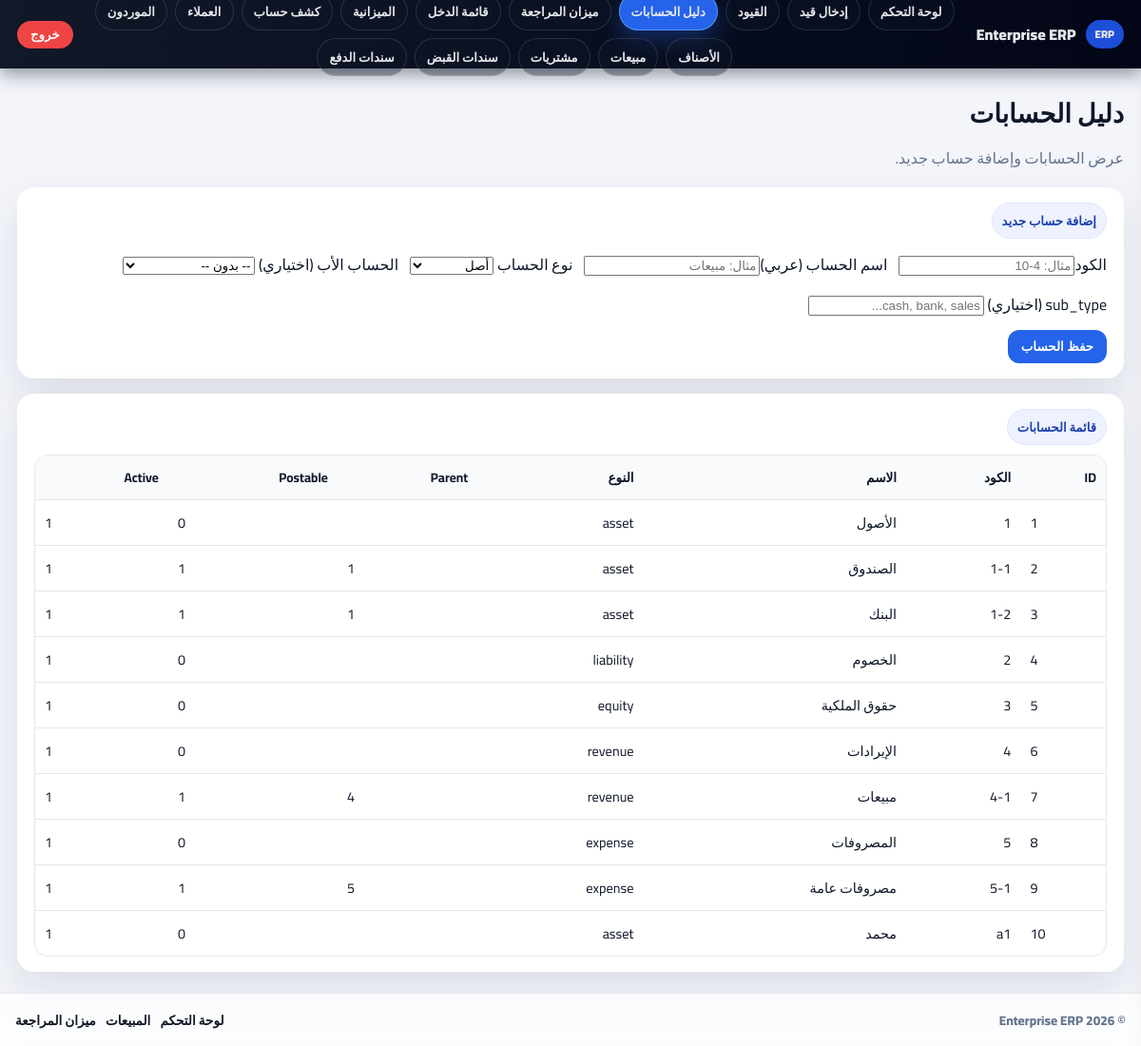
The app's page /20/accounting/acc1/public/accounts, older data.
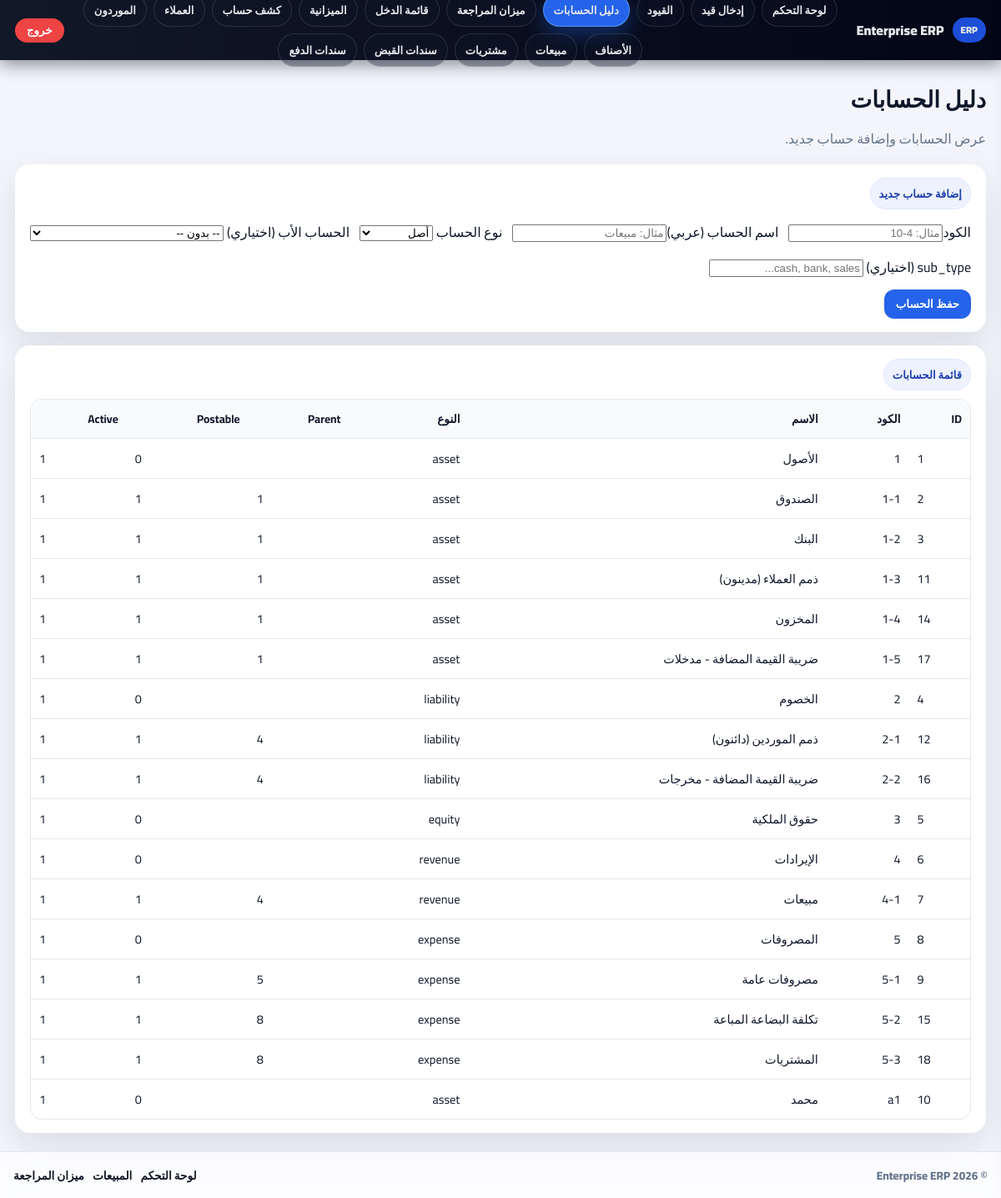
The same page, newer data.
### tables this page shows
CREATE TABLE `chart_of_accounts` (
  `id` int(10) UNSIGNED NOT NULL,
  `code` varchar(50) NOT NULL,
  `name_ar` varchar(255) NOT NULL,
  `name_en` varchar(255) DEFAULT NULL,
  `account_type` enum('asset','liability','equity','revenue','expense','other') NOT NULL,
  `sub_type` varchar(50) DEFAULT NULL,
  `parent_id` int(10) UNSIGNED DEFAULT NULL,
  `is_postable` tinyint(1) NOT NULL DEFAULT 1,
  `opening_debit` decimal(18,4) NOT NULL DEFAULT 0.0000,
  `opening_credit` decimal(18,4) NOT NULL DEFAULT 0.0000,
  `is_active` tinyint(1) NOT NULL DEFAULT 1,
  `notes` text DEFAULT NULL,
  `created_at` timestamp NULL DEFAULT current_timestamp(),
  `updated_at` timestamp NULL DEFAULT current_timestamp() ON UPDATE current_timestamp()
);

### app/Core/Router.php (called while the page is built, shortened)
<?php
class Router
{
    protected array $routes = [];
    public function __construct(array $routes = [])
    {
        $this->routes = $routes;
    }
    public function dispatch(string $method, string $uri): void
    {
        $method = strtoupper($method);
        $uri = rtrim($uri, '/') ?: '/';
        [$controllerClass, $action] = $this->routes[$method][$uri];
        $controller = new $controllerClass();
        call_user_func([$controller, $action]);
    }
}

### public/index.php (called while the page is built, shortened)
<?php
spl_autoload_register(function ($class) {
    $prefix = 'App\\';
    $base_dir = APP_PATH . '/';
    $len = strlen($prefix);
    $relative_class = substr($class, $len);
    $file = $base_dir . str_replace('\\', '/', $relative_class) . '.php';
});
require APP_PATH . '/Core/Router.php';
require APP_PATH . '/Config/Database.php';
$router = new Router($routes);
$requestUri = parse_url($_SERVER['REQUEST_URI'], PHP_URL_PATH);
$basePath = '/20/accounting/acc1/public';
if (strpos($requestUri, $basePath) === 0) {
    $requestUri = substr($requestUri, strlen($basePath));
}
$method = $_SERVER['REQUEST_METHOD'] ?? 'GET';
$router->dispatch($method, $requestUri);

### app/Core/View.php (called while the page is built, shortened)
<?php
class View
{
    public static function e($str): string
    {
        return htmlspecialchars((string)$str, ENT_QUOTES, 'UTF-8');
    }
}

### app/Config/Database.php (called while the page is built, shortened)
<?php
class Database
{
    private static ?PDO $connection = null;
    public static function getConnection(): PDO
    {
        if (self::$connection === null) {
            $host = 'localhost';
            $port = '3306';
            $db   = 'acc1';
            $user = 'acc1';
            $pass = '123@123_*8';
            $charset = 'utf8mb4';
            $dsn = "mysql:host=$host;port=$port;dbname=$db;charset=$charset";
            $options = [
                PDO::ATTR_ERRMODE            => PDO::ERRMODE_EXCEPTION,
                PDO::ATTR_DEFAULT_FETCH_MODE => PDO::FETCH_ASSOC,
                PDO::ATTR_EMULATE_PREPARES   => false,
            ];
            try {
                self::$connection = new PDO($dsn, $user, $pass, $options);
            } catch (PDOException $e) {
                http_response_code(500);
                header('Content-Type: text/plain; charset=utf-8');
                echo "Database connection failed:\n" . $e->getMessage();
                exit;
            }
        }
        return self::$connection;
    }
}

### app/Core/Model.php (called while the page is built, shortened)
<?php
class Model
{
    public function __construct()
    {
        $this->db = Database::getConnection();
    }
}

### app/Models/Account.php (called while the page is built, shortened)
<?php
class Account extends Model
{
    public function getAll(): array
    {
        $stmt = $this->db->query("SELECT * FROM chart_of_accounts ORDER BY code ASC");
        return $stmt->fetchAll();
    }
}

### app/Controllers/WebAccountsController.php (the view, shortened to what this page needs)
<?php
class WebAccountsController
{
    public function index(): void
    {
        $active = 'accounts';
        require APP_PATH . '/Views/layout.php';
        echo "<div><div class='h1'>دليل الحسابات</div><div class='sub'>عرض الحسابات وإضافة حساب جديد.</div></div>";
        try {
            $model = new Account();
            $accounts = $model->getAll();
            echo "<div class='card'>
                    <div class='pill'>إضافة حساب جديد</div>
                    <div class='row' style='margin-top:12px'>
                      <div class='field'><label>الكود</label><input id='code' placeholder='مثال: 4-10'></div>
                      <div class='field'><label>اسم الحساب (عربي)</label><input id='name_ar' placeholder='مثال: مبيعات'></div>
                      <div class='field'>
                        <label>نوع الحساب</label>
                        <select id='account_type'>
                          <option value='asset'>أصل</option>
                          <option value='liability'>التزام</option>
                          <option value='equity'>حقوق ملكية</option>
                          <option value='revenue'>إيراد</option>
                          <option value='expense'>مصروف</option>
                          <option value='other'>أخرى</option>
                        </select>
                      </div>
                      <div class='field'>
                        <label>الحساب الأب (اختياري)</label>
                        <select id='parent_id'>
                          <option value=''>-- بدون --</option>";
            echo "      </select>
                      </div>
                      <div class='field'>
                        <label>sub_type (اختياري)</label>
                        <input id='sub_type' placeholder='cash, bank, sales...'>
                      </div>
                    </div>
                    <div class='row' style='margin-top:12px;justify-content:space-between;align-items:center'>
                      <button class='btn' type='button' id='saveAcc'>حفظ الحساب</button>
                      <div class='pill' id='msg' style='display:none'></div>
                    </div>
                  </div>";
            echo "<div class='card'>
                    <div class='pill'>قائمة الحسابات</div>
                    <table class='table'>
                      <thead>
                        <tr>
                          <th class='num'>ID</th>
                          <th>الكود</th>
                          <th>الاسم</th>
                          <th>النوع</th>
                          <th class='num'>Parent</th>
                          <th class='num'>Postable</th>
                          <th class='num'>Active</th>
                        </tr>
                      </thead>
                      <tbody>";
            foreach ($accounts as $a) {
                echo "<tr>
                        <td class='num'>" . View::e($a['id']) . "</td>
                        <td>" . View::e($a['code']) . "</td>
                        <td>" . View::e($a['name_ar']) . "</td>
                        <td>" . View::e($a['account_type']) . "</td>
                        <td class='num'>" . View::e($a['parent_id']) . "</td>
                        <td class='num'>" . View::e($a['is_postable'] ?? '') . "</td>
                        <td class='num'>" . View::e($a['is_active']) . "</td>
                      </tr>";
            }
            echo "    </tbody></table></div>";
        } catch (\Throwable $e) {
            echo "<div class='card'>خطأ: " . View::e($e->getMessage()) . "</div>";
        }
        ?>
<?php
        require APP_PATH . '/Views/footer.php';
    }
}

### app/Views/layout.php (shortened to what this page needs)
<?php
$base = '/20/accounting/acc1/public';
$navItems = [
    ['key' => 'dashboard', 'label' => 'لوحة التحكم',    'href' => $base . '/dashboard'],
    ['key' => 'entry',     'label' => 'إدخال قيد',      'href' => $base . '/entry/new'],
    ['key' => 'je',        'label' => 'القيود',         'href' => $base . '/journal-entries'],
    ['key' => 'accounts',  'label' => 'دليل الحسابات',  'href' => $base . '/accounts'],
    ['key' => 'trial',     'label' => 'ميزان المراجعة', 'href' => $base . '/reports/trial-balance'],
    ['key' => 'income',    'label' => 'قائمة الدخل',    'href' => $base . '/reports/income-statement'],
    ['key' => 'balance',   'label' => 'الميزانية',      'href' => $base . '/reports/balance-sheet'],
    ['key' => 'ledger',    'label' => 'كشف حساب',       'href' => $base . '/reports/ledger'],
    ['key' => 'customers', 'label' => 'العملاء',        'href' => $base . '/customers'],
    ['key' => 'suppliers', 'label' => 'الموردون',       'href' => $base . '/suppliers'],
    ['key' => 'items',     'label' => 'الأصناف',        'href' => $base . '/items'],
    ['key' => 'sales',     'label' => 'مبيعات',         'href' => $base . '/sales-invoices'],
    ['key' => 'purchases', 'label' => 'مشتريات',        'href' => $base . '/purchase-invoices'],
    ['key' => 'receipts',  'label' => 'سندات القبض',    'href' => $base . '/receipts'],
    ['key' => 'payments',  'label' => 'سندات الدفع',    'href' => $base . '/payments'],
];
?>
<!DOCTYPE html>
<html lang="ar" dir="rtl">
<head>
  <link rel="stylesheet" href="<?= View::e($base) ?>/assets/app.css?v=3">
</head>
<body>
<div class="app">
  <header class="top">
    <div class="brand">
      <span class="badge">ERP</span>
      <span>Enterprise ERP</span>
    </div>
    <nav class="menu" aria-label="Main navigation">
      <?php foreach ($navItems as $it): ?>
        <a class="<?= ($active === $it['key']) ? 'active' : '' ?>"
           href="<?= View::e($it['href']) ?>">
          <?= View::e($it['label']) ?>
        </a>
      <?php endforeach; ?>
    </nav>
    <div class="right">
      <button class="logout" type="button" onclick="alert('سيتم ربط الخروج لاحقاً بنظام المستخدمين');">
        خروج
      </button>
    </div>
  </header>
  <main class="page">

### app/Views/footer.php (shortened to what this page needs)
  </main>
  <footer class="footer no-print">
    <div class="muted">© <?= date('Y') ?> Enterprise ERP</div>
    <div class="links">
      <a href="/20/accounting/acc1/public/dashboard">لوحة التحكم</a>
      <a href="/20/accounting/acc1/public/sales-invoices">المبيعات</a>
      <a href="/20/accounting/acc1/public/reports/trial-balance">ميزان المراجعة</a>
    </div>
  </footer>
</div>
</body>
</html>

### public/assets/app.css (style rules this page uses)
:root { --bg:#f3f5fb; --nav:#020617; --card:#fff; --primary:#2563eb; --danger:#ef4444; --muted:#64748b; --shadow:0 18px 45px rgba(15,23,42,.10); --r:18px; --border:#e5e7eb; --soft:#f8fafc; --headerH:72px; --footerH:56px; }
* { box-sizing:border-box }
html,body { height:100% }
body { margin:0; font-family:'Cairo',Tahoma,Arial; background:var(--bg); color:#0f172a; direction:rtl; }
a { text-decoration:none }
.app { min-height:100%; display:flex; flex-direction:column; }
.top { position:fixed; top:0; left:0; right:0; height:var(--headerH); background:linear-gradient(to left,#020617,#111827); color:#e5e7eb; padding:10px 18px; display:flex; align-items:center; justify-content:space-between; gap:12px; box-shadow:0 6px 18px rgba(15,23,42,.45); z-index:1000; }
.brand { display:flex;align-items:center;gap:10px;font-weight:900;white-space:nowrap }
.badge { background:#1d4ed8;padding:4px 10px;border-radius:999px;font-size:.72rem }
.menu { display:flex; gap:8px; flex-wrap:wrap; align-items:center; justify-content:center; }
.menu a { color:#e5e7eb; padding:7px 12px; border-radius:999px; border:1px solid rgba(255,255,255,.12); font-weight:800; font-size:.82rem; background:rgba(15,23,42,.35); }
.menu a.active { background:var(--primary); border-color:rgba(96,165,250,.8); box-shadow:0 10px 25px rgba(37,99,235,.35); }
.right { display:flex;align-items:center;gap:10px;white-space:nowrap }
.logout { background:var(--danger); border:0; color:#fff; padding:7px 14px; border-radius:999px; font-weight:900; cursor:pointer; }
.page { width:100%; max-width:1200px; margin:0 auto; padding:22px 18px calc(22px + var(--footerH)); padding-top:calc(22px + var(--headerH)); }
.footer { position:fixed; bottom:0; left:0; right:0; height:var(--footerH); background:rgba(255,255,255,.75); backdrop-filter: blur(10px); border-top:1px solid var(--border); display:flex; align-items:center; justify-content:space-between; gap:12px; padding:0 16px; z-index:900; }
.footer .muted { color:var(--muted);font-weight:800;font-size:.85rem }
.footer .links { display:flex;gap:10px;flex-wrap:wrap }
.footer .links a { color:#111827;font-weight:900;font-size:.85rem }
.h1 { font-size:1.7rem;font-weight:1000;margin:0 }
.sub { color:var(--muted);margin-top:6px }
.card { background:var(--card); border-radius:var(--r); box-shadow:var(--shadow); padding:16px 18px; margin-top:16px; }
.pill { display:inline-block; background:#eef2ff; border:1px solid #e0e7ff; color:#1e40af; padding:6px 10px; border-radius:999px; font-weight:900; font-size:.82rem; }
.row { display:flex;gap:12px;flex-wrap:wrap;align-items:center }
.btn { background:var(--primary); border:0; color:#fff; padding:10px 14px; border-radius:12px; font-weight:900; cursor:pointer; }
.table { width:100%; border-collapse:separate; border-spacing:0; margin-top:10px; overflow:hidden; border-radius:14px; border:1px solid var(--border); }
.table th { background:var(--soft); text-align:right; font-size:.85rem; padding:10px; border-bottom:1px solid var(--border); }
.table td { padding:10px; border-bottom:1px solid var(--border); font-size:.9rem; vertical-align:middle; }
.table tr:last-child td { border-bottom:0 }
.num { text-align:left; direction:ltr; font-variant-numeric:tabular-nums; }

Row changes from the older to the newer data that the page shows:
added chart_of_accounts: id "11", code "1-3", name_ar "ذمم العملاء (مدينون)", account_type "asset", parent "1", is_postable "1", is_active "1"
added chart_of_accounts: id "14", code "1-4", name_ar "المخزون", account_type "asset", parent "1", is_postable "1", is_active "1"
added chart_of_accounts: id "17", code "1-5", name_ar "ضريبة القيمة المضافة - مدخلات", account_type "asset", parent "1", is_postable "1", is_active "1"
added chart_of_accounts: id "12", code "2-1", name_ar "ذمم الموردين (دائنون)", account_type "liability", parent "4", is_postable "1", is_active "1"
added chart_of_accounts: id "16", code "2-2", name_ar "ضريبة القيمة المضافة - مخرجات", account_type "liability", parent "4", is_postable "1", is_active "1"
added chart_of_accounts: id "15", code "5-2", name_ar "تكلفة البضاعة المباعة", account_type "expense", parent "8", is_postable "1", is_active "1"
added chart_of_accounts: id "18", code "5-3", name_ar "المشتريات", account_type "expense", parent "8", is_postable "1", is_active "1"
